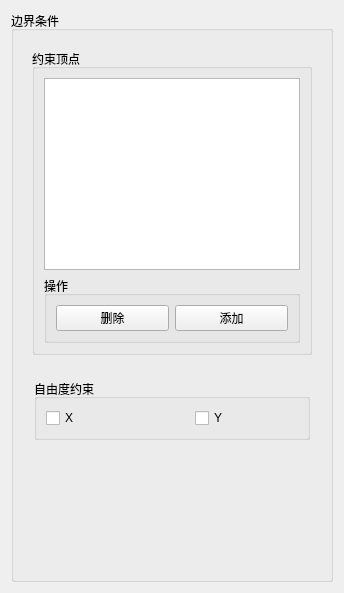
<?xml version="1.0" encoding="UTF-8"?>
<ui version="4.0">
 <class>BoundaryCasesWidget</class>
 <widget class="QWidget" name="BoundaryCasesWidget">
  <property name="geometry">
   <rect>
    <x>0</x>
    <y>0</y>
    <width>344</width>
    <height>593</height>
   </rect>
  </property>
  <property name="windowTitle">
   <string>Form</string>
  </property>
  <layout class="QVBoxLayout" name="verticalLayout">
   <item>
    <widget class="QGroupBox" name="groupBox">
     <property name="sizePolicy">
      <sizepolicy hsizetype="Expanding" vsizetype="Minimum">
       <horstretch>0</horstretch>
       <verstretch>0</verstretch>
      </sizepolicy>
     </property>
     <property name="title">
      <string>边界条件</string>
     </property>
     <layout class="QVBoxLayout" name="verticalLayout_3">
      <item>
       <widget class="QWidget" name="widget" native="true">
        <layout class="QHBoxLayout" name="horizontalLayout">
         <item>
          <spacer name="horizontalSpacer">
           <property name="orientation">
            <enum>Qt::Horizontal</enum>
           </property>
           <property name="sizeHint" stdset="0">
            <size>
             <width>40</width>
             <height>20</height>
            </size>
           </property>
          </spacer>
         </item>
         <item>
          <widget class="QGroupBox" name="groupBox_2">
           <property name="sizePolicy">
            <sizepolicy hsizetype="Fixed" vsizetype="Fixed">
             <horstretch>0</horstretch>
             <verstretch>0</verstretch>
            </sizepolicy>
           </property>
           <property name="title">
            <string>约束顶点</string>
           </property>
           <layout class="QVBoxLayout" name="verticalLayout_4">
            <item>
             <widget class="QListWidget" name="listWidget"/>
            </item>
            <item>
             <widget class="QGroupBox" name="groupBox_3">
              <property name="title">
               <string>操作</string>
              </property>
              <layout class="QHBoxLayout" name="horizontalLayout_2">
               <item>
                <widget class="QPushButton" name="pushButton">
                 <property name="text">
                  <string>删除</string>
                 </property>
                </widget>
               </item>
               <item>
                <widget class="QPushButton" name="pushButton_2">
                 <property name="text">
                  <string>添加</string>
                 </property>
                </widget>
               </item>
              </layout>
             </widget>
            </item>
           </layout>
          </widget>
         </item>
         <item>
          <spacer name="horizontalSpacer_2">
           <property name="orientation">
            <enum>Qt::Horizontal</enum>
           </property>
           <property name="sizeHint" stdset="0">
            <size>
             <width>40</width>
             <height>20</height>
            </size>
           </property>
          </spacer>
         </item>
        </layout>
       </widget>
      </item>
      <item>
       <widget class="QWidget" name="widget_2" native="true">
        <layout class="QHBoxLayout" name="horizontalLayout_4">
         <item>
          <spacer name="horizontalSpacer_3">
           <property name="orientation">
            <enum>Qt::Horizontal</enum>
           </property>
           <property name="sizeHint" stdset="0">
            <size>
             <width>40</width>
             <height>20</height>
            </size>
           </property>
          </spacer>
         </item>
         <item>
          <widget class="QGroupBox" name="groupBox_4">
           <property name="sizePolicy">
            <sizepolicy hsizetype="Fixed" vsizetype="Preferred">
             <horstretch>0</horstretch>
             <verstretch>0</verstretch>
            </sizepolicy>
           </property>
           <property name="minimumSize">
            <size>
             <width>276</width>
             <height>0</height>
            </size>
           </property>
           <property name="title">
            <string>自由度约束</string>
           </property>
           <layout class="QHBoxLayout" name="horizontalLayout_3">
            <item>
             <widget class="QCheckBox" name="checkBox">
              <property name="text">
               <string>X</string>
              </property>
             </widget>
            </item>
            <item>
             <spacer name="horizontalSpacer_5">
              <property name="orientation">
               <enum>Qt::Horizontal</enum>
              </property>
              <property name="sizeType">
               <enum>QSizePolicy::Fixed</enum>
              </property>
              <property name="sizeHint" stdset="0">
               <size>
                <width>40</width>
                <height>20</height>
               </size>
              </property>
             </spacer>
            </item>
            <item>
             <widget class="QCheckBox" name="checkBox_2">
              <property name="text">
               <string>Y</string>
              </property>
             </widget>
            </item>
           </layout>
          </widget>
         </item>
         <item>
          <spacer name="horizontalSpacer_4">
           <property name="orientation">
            <enum>Qt::Horizontal</enum>
           </property>
           <property name="sizeHint" stdset="0">
            <size>
             <width>40</width>
             <height>20</height>
            </size>
           </property>
          </spacer>
         </item>
        </layout>
       </widget>
      </item>
      <item>
       <spacer name="verticalSpacer_2">
        <property name="orientation">
         <enum>Qt::Vertical</enum>
        </property>
        <property name="sizeHint" stdset="0">
         <size>
          <width>20</width>
          <height>40</height>
         </size>
        </property>
       </spacer>
      </item>
     </layout>
    </widget>
   </item>
  </layout>
 </widget>
 <resources/>
 <connections/>
</ui>
